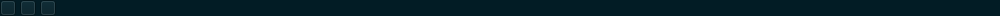
<?xml version="1.0" encoding="UTF-8"?>
<ui version="4.0">
 <class>customTitleBar</class>
 <widget class="QWidget" name="customTitleBar">
  <property name="geometry">
   <rect>
    <x>0</x>
    <y>0</y>
    <width>1000</width>
    <height>16</height>
   </rect>
  </property>
  <property name="windowTitle">
   <string>Form</string>
  </property>
  <property name="styleSheet">
   <string notr="true">background-color: rgb(2, 28, 37);</string>
  </property>
  <widget class="QPushButton" name="pushBtn_close">
   <property name="geometry">
    <rect>
     <x>0</x>
     <y>0</y>
     <width>16</width>
     <height>16</height>
    </rect>
   </property>
   <property name="styleSheet">
    <string notr="true">border-image: url(:/images/close.png);</string>
   </property>
   <property name="text">
    <string/>
   </property>
  </widget>
  <widget class="QPushButton" name="pushBtn_zoom">
   <property name="geometry">
    <rect>
     <x>40</x>
     <y>0</y>
     <width>16</width>
     <height>16</height>
    </rect>
   </property>
   <property name="styleSheet">
    <string notr="true">border-image: url(:/images/zoom.png);</string>
   </property>
   <property name="text">
    <string/>
   </property>
  </widget>
  <widget class="QPushButton" name="pushBtn_min_2">
   <property name="geometry">
    <rect>
     <x>20</x>
     <y>0</y>
     <width>16</width>
     <height>16</height>
    </rect>
   </property>
   <property name="styleSheet">
    <string notr="true">border-image: url(:/images/mini.png);</string>
   </property>
   <property name="text">
    <string/>
   </property>
  </widget>
 </widget>
 <resources/>
 <connections/>
</ui>
